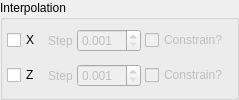
             <widget class="QGroupBox" name="InterpolationGroup">
              <property name="title">
               <string>Interpolation</string>
              </property>
              <layout class="QVBoxLayout" name="verticalLayout_25">
               <property name="spacing">
                <number>4</number>
               </property>
               <property name="margin">
                <number>4</number>
               </property>
               <item>
                <layout class="QGridLayout" name="gridLayout_13">
                 <property name="spacing">
                  <number>4</number>
                 </property>
                 <item row="0" column="0">
                  <widget class="QCheckBox" name="TransformXInterpolateCheck">
                   <property name="text">
                    <string>X</string>
                   </property>
                  </widget>
                 </item>
                 <item row="0" column="1">
                  <widget class="QWidget" name="TransformXInterpolateOptions" native="true">
                   <property name="enabled">
                    <bool>false</bool>
                   </property>
                   <layout class="QHBoxLayout" name="horizontalLayout_27">
                    <property name="spacing">
                     <number>4</number>
                    </property>
                    <property name="margin">
                     <number>4</number>
                    </property>
                    <item>
                     <widget class="QLabel" name="label_37">
                      <property name="text">
                       <string>Step</string>
                      </property>
                     </widget>
                    </item>
                    <item>
                     <widget class="QDoubleSpinBox" name="TransformXInterpolateStepSpin">
                      <property name="sizePolicy">
                       <sizepolicy hsizetype="Expanding" vsizetype="Fixed">
                        <horstretch>0</horstretch>
                        <verstretch>0</verstretch>
                       </sizepolicy>
                      </property>
                      <property name="decimals">
                       <number>3</number>
                      </property>
                      <property name="minimum">
                       <double>0.001000000000000</double>
                      </property>
                      <property name="singleStep">
                       <double>0.010000000000000</double>
                      </property>
                      <property name="value">
                       <double>0.001000000000000</double>
                      </property>
                     </widget>
                    </item>
                    <item>
                     <widget class="QCheckBox" name="TransformXInterpolateConstrainCheck">
                      <property name="toolTip">
                       <string>If selected, a constrained spline fit will be performed, resulting in more correct reproduction of rapidly-varying data</string>
                      </property>
                      <property name="text">
                       <string>Constrain?</string>
                      </property>
                     </widget>
                    </item>
                   </layout>
                  </widget>
                 </item>
                 <item row="1" column="1">
                  <widget class="QWidget" name="TransformZInterpolateOptions" native="true">
                   <property name="enabled">
                    <bool>false</bool>
                   </property>
                   <layout class="QHBoxLayout" name="horizontalLayout_29">
                    <property name="spacing">
                     <number>4</number>
                    </property>
                    <property name="margin">
                     <number>4</number>
                    </property>
                    <item>
                     <widget class="QLabel" name="label_39">
                      <property name="text">
                       <string>Step</string>
                      </property>
                     </widget>
                    </item>
                    <item>
                     <widget class="QDoubleSpinBox" name="TransformZInterpolateStepSpin">
                      <property name="sizePolicy">
                       <sizepolicy hsizetype="Expanding" vsizetype="Fixed">
                        <horstretch>0</horstretch>
                        <verstretch>0</verstretch>
                       </sizepolicy>
                      </property>
                      <property name="decimals">
                       <number>3</number>
                      </property>
                      <property name="minimum">
                       <double>0.001000000000000</double>
                      </property>
                      <property name="singleStep">
                       <double>0.010000000000000</double>
                      </property>
                      <property name="value">
                       <double>0.001000000000000</double>
                      </property>
                     </widget>
                    </item>
                    <item>
                     <widget class="QCheckBox" name="TransformZInterpolateConstrainCheck">
                      <property name="toolTip">
                       <string>If selected, a constrained spline fit will be performed, resulting in more correct reproduction of rapidly-varying data</string>
                      </property>
                      <property name="text">
                       <string>Constrain?</string>
                      </property>
                     </widget>
                    </item>
                   </layout>
                  </widget>
                 </item>
                 <item row="1" column="0">
                  <widget class="QCheckBox" name="TransformZInterpolateCheck">
                   <property name="text">
                    <string>Z</string>
                   </property>
                  </widget>
                 </item>
                </layout>
               </item>
              </layout>
             </widget>
